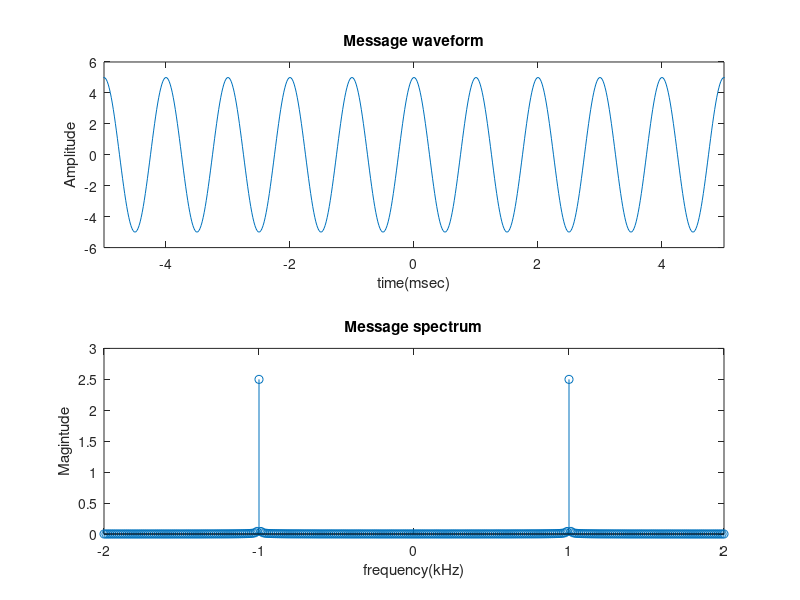
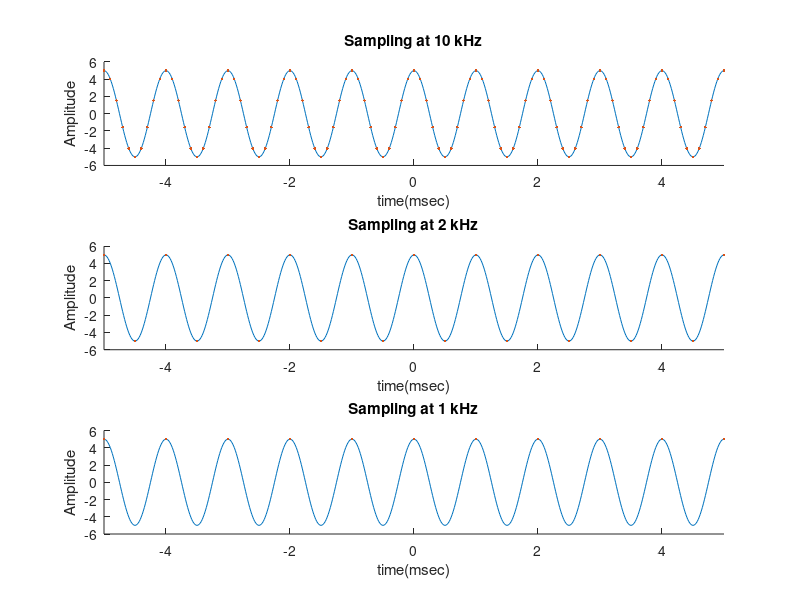
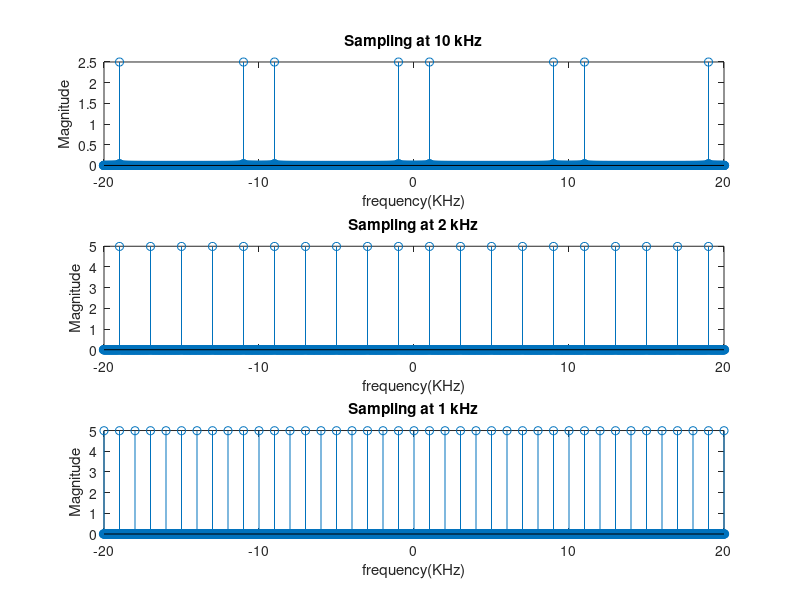

The MATLAB script that drew these images, in order:
clc
close all
clear all

% plotting parameters
fplot = 60; % in KHz
tplot = 1/fplot;
tmin = -40;
tmax = 40;
t = tmin:tplot:tmax;
f = linspace(-fplot/2, fplot/2, length(t));

% message signal
fm = 1; % in KHz
Am = 5;
mt = Am.*cos(2*pi*fm*t);
mf = (1./length(t)).*(fftshift(fft(mt)));

% time domain sampling
% sampling at Fs = 10 KHz
Fs_10 = 10;
Ts_10 = 1/Fs_10;
nmin10 = ceil(tmin/Ts_10);
nmax10 = floor(tmax/Ts_10);
n10 = nmin10:nmax10;
sampled_10k = Am.*cos(2*pi*fm*n10*Ts_10);

% sampling at Fs = 2 KHz
Fs_2 = 2;
Ts_2 = 1/Fs_2;
nmin2 = ceil(tmin/Ts_2);
nmax2 = floor(tmax/Ts_2);
n2 = nmin2:nmax2;
sampled_2k = Am.*cos(2*pi*fm*n2*Ts_2);

% sampling at Fs = 1 KHz
Fs_1 = 1;
Ts_1 = 1/Fs_1;
nmin1 = ceil(tmin/Ts_1);
nmax1 = floor(tmax/Ts_1);
n1 = nmin1:nmax1;
sampled_1k = Am.*cos(2*pi*fm*n1*Ts_1);

% frequency domain sampling
% sampling at Fs = 10 KHz
y10 = zeros(size(f));
indexes10 = find(mod(f, 10) == 0);
y10(indexes10) = 1;
s10 = conv(y10, mf);

% sampling at Fs = 2 KHz
y2 = zeros(size(f));
indexes2 = find(mod(f, 2) == 0);
y2(indexes2) = 1;
s2 = conv(y2, mf);

% sampling at Fs = 1 KHz
y1 = zeros(size(f));
indexes1 = find(mod(f, 1) == 0);
y1(indexes1) = 1;
s1 = conv(y1, mf);

% plotting
%1. message waveform and spectrum
figure('Name','Message signal','NumberTitle','off')
subplot(2,1,1)
plot(t,mt)
xlim([-5/fm 5/fm])
title("Message waveform")
xlabel("time(msec)")
ylabel("Amplitude")

subplot(2,1,2)
stem(f,abs(mf))
xlim([-2.*fm 2.*fm])
ylim([0 3])
title('Message spectrum')
xlabel('frequency(kHz)')
ylabel('Magintude')

%2. Time Domain representatoin
% Sampled at 10 kHz
figure('Name','Time Domain Representation','NumberTitle','off') 
subplot(3,1,1)
hold on
plot(t,mt)
plot(n10*Ts_10, sampled_10k, '.')
hold off
xlim([-5/fm 5/fm])
title("Sampling at 10 kHz")
xlabel("time(msec)")
ylabel("Amplitude")

% Sampled at 2 kHz
subplot(3,1,2)
hold on
plot(t,mt)
plot(n2*Ts_2, sampled_2k, '.')
hold off
xlim([-5/fm 5/fm])
title("Sampling at 2 kHz")
xlabel("time(msec)")
ylabel("Amplitude")

% Sampled at 2 kHz
subplot(3,1,3)
hold on
plot(t,mt)
plot(n1*Ts_1, sampled_1k, '.')
hold off
xlim([-5/fm 5/fm])
title("Sampling at 1 kHz")
xlabel("time(msec)")
ylabel("Amplitude")

%3. Frequency Domain representation
% Sampled at 10 KHz
figure('Name','Frequency Domain Representation','NumberTitle','off') 
subplot(3,1,1)
stem(linspace(-fplot,fplot,length(s10)),abs(s10))
xlim([-20 20])
title("Sampling at 10 kHz")
xlabel("frequency(KHz)")
ylabel("Magnitude")

subplot(3,1,2)
stem(linspace(-fplot,fplot,length(s2)),abs(s2))
xlim([-20 20])
title("Sampling at 2 kHz")
xlabel("frequency(KHz)")
ylabel("Magnitude")

subplot(3,1,3)
stem(linspace(-fplot,fplot,length(s1)),abs(s1))
xlim([-20 20])
title("Sampling at 1 kHz")
xlabel("frequency(KHz)")
ylabel("Magnitude")